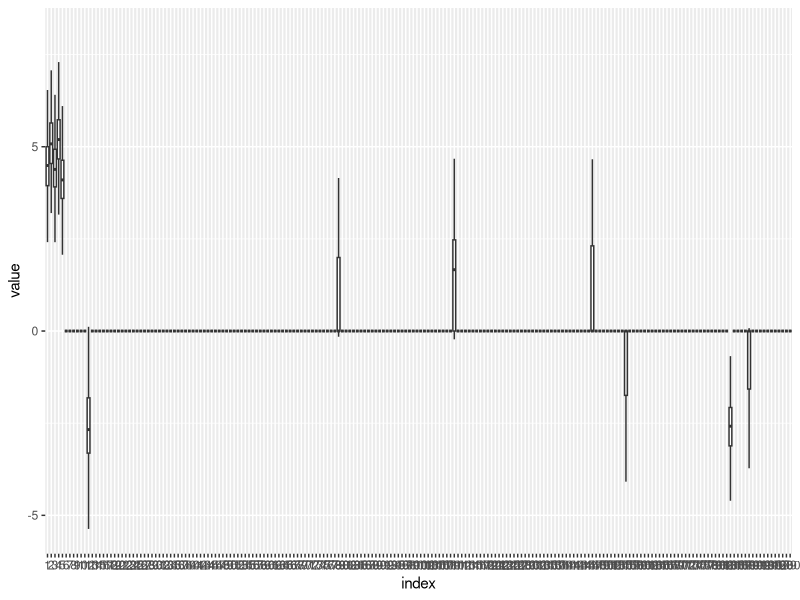

Write the R code that produced this figure.
library('statmod')
library('truncnorm')


softThresholding<- function(beta,mu){
  sign(beta)*(abs(beta)-mu)*(abs(beta)>mu)
}


invSoftThresholding<- function(beta, theta, mu){
  S<- abs(theta)>0
  beta[S]<- sign(theta[S])*(abs(theta[S])+mu)
  beta
}

updateThetaS<- function(y,X,theta,tau, S, sigma2){
  X_s= as.matrix(X[,S])
  if(sum(S)>1){
    V = solve(t(X_s)%*%X_s + diag(1/tau[S]))
  }else{
    V= solve(t(X_s)%*%X_s + 1/tau[S])
  }
  mean_theta_s = V%*% ( t(X_s)%*%y)
  theta[S] <- t(chol(V))%*% rnorm(sum(S)) * sqrt(sigma2) + mean_theta_s
  theta
}

updateSigma2<- function(y,X,beta, tau, theta, n, p, a_sigma, b_sigma){
  alpha_sigma<- (n+p)/2+a_sigma
  beta_sigma<- (sum(beta*beta/tau)+ sum((y-X%*%theta)**2))/2+ b_sigma
  sigma2 = 1/rgamma(1,alpha_sigma,rate = beta_sigma)
  if(sigma2>10){
    sigma2=10 # truncate at 10 to prevent numeric issue
  }
  sigma2
}

updateLambda<-function(beta, sigma2, p, alpha, eta_tilde){
  rgamma( p, alpha+1, abs(beta)/sqrt(sigma2) + eta_tilde)
}

updateTau<- function(y,X,lam, sigma2, beta){
  p <- ncol(X)
  1/rinvgauss(p, mean= sqrt(lam**2* sigma2/(beta**2)), shape =lam**2)
}

updateBetaNotS<- function(beta, tau ,sigma2, S, mu){
  if(sum(!S)>0){
    beta[!S]<- rtruncnorm(sum(!S), a = -mu,b=mu, mean = 0, sd=sqrt(tau[!S]*sigma2))
  }
  beta
}

logPost<- function(beta, mu, sigma2, b_w, alpha, eta_tilde, y, X){
  theta<- softThresholding(beta, mu)
  part1<-  - sum((y-X%*%theta)**2)/2/sigma2
  part2<- - (alpha+1) * sum(log(1+ abs(beta)/eta_tilde))
  w<- (1+mu/eta_tilde)**(-alpha)
  part3 <- (b_w-1)*log(1-w)
  
  if(sum(abs(theta))==0){return(-Inf)}
  else{
    return(part1+ part2+ part3)
  }
}


randomWalkBeta<- function(y, X, beta, mu, b_w, sigma2, alpha, eta_tilde, eps=0.1,subset_size= 100){
  p <- ncol(X)
  accept =0
  mh_count =0
  
  cur_beta<- beta
  curLogPost<- logPost(beta, mu, sigma2, b_w, alpha, eta_tilde, y, X)
  
  full_idx<- sample(c(1:p))
  
  
  idx0<- 1
  idx1<- idx0 + subset_size-1
  
  while(idx0<p){
    if(idx1>p)idx1=p
    beta[full_idx[idx0:idx1] ]<- beta[full_idx[idx0:idx1]]+ runif(idx1-idx0+1,-1,1)*eps
    propLogPost<- logPost(beta, mu, sigma2, b_w,alpha, eta_tilde, y, X)
    
    mh_count = mh_count+1
    
    if (log(runif(1))< propLogPost -curLogPost){
      curLogPost = propLogPost
      cur_beta[full_idx[idx0:idx1]] = beta[full_idx[idx0:idx1]]
      accept = accept + 1
    }else{
      beta[full_idx[idx0:idx1]] = cur_beta[full_idx[idx0:idx1]]
    }
    idx0 = idx0+ subset_size
    idx1 = idx1+ subset_size
  }
  return(list(beta, accept/mh_count))
}


randomWalkMuTilde<- function(y, X, beta, mu_tilde, b_w, sigma2, alpha, eta_tilde, eps=0.1, tries= 20){
  p <- ncol(X)
  accept =0
  mh_count =0
  
  cur_mu_tilde <- mu_tilde
  curLogPost<- logPost(beta, abs(mu_tilde),sigma2, b_w, alpha, eta_tilde, y, X)
  
  i = 0
  while( i < tries){
    mu_tilde = mu_tilde + runif(1,-1,1)*eps
    propLogPost<- logPost(beta,abs(mu_tilde),sigma2, b_w, alpha, eta_tilde, y, X)
    mh_count = mh_count+1
    
    if (log(runif(1))< propLogPost -curLogPost){
      curLogPost = propLogPost
      cur_mu_tilde = mu_tilde
      accept = accept + 1
    }else{
      mu_tilde = cur_mu_tilde
    }
    
    i = i+1
  }
  return(list(mu_tilde, accept/mh_count))
}

l1ball <- function(y, X, b_w = 10, steps = 2000, burnin=500, alpha = .1, eta_tilde = 10., a_sigma = 2, b_sigma = 1, eps_beta = .1, eps_mu_tilde = .1, mu_tilde = .1, theta_initial = FALSE){
  n = nrow(X)
  p = ncol(X)
  trace_theta<- matrix(0, 0, p)
  trace_w <- numeric(steps)
  #### Initialization
  if (length(theta_initial)>1) { 
    theta0 <- theta_initial}
  else {theta0 <- lm.fit(X,y)$fitted.values}
  beta<- runif(p)
  tau = rep(1,p)
  mu<- 0.2
  mu_tilde <- 0.1
  sigma2 <- 0.1
  theta <- theta0
  S<- theta!=0
  beta <- invSoftThresholding(beta, theta, mu)
  beta[!S]= mu/2
  for(step in c(1:steps)){
    theta<- updateThetaS(y,X,theta,tau,S,sigma2)
    beta<- invSoftThresholding(beta,theta,mu)
    sigma2<- updateSigma2(y,X,beta, tau, theta, n, p, a_sigma, b_sigma)
    lam <- updateLambda(beta,sigma2, p, alpha, eta_tilde)
    tau<- updateTau(y,X,lam,sigma2,beta)
    beta<- updateBetaNotS(beta, tau, sigma2, S, mu)
    
    res<- randomWalkBeta(y, X, beta, mu, b_w, sigma2, alpha, eta_tilde, eps_beta, subset_size = 20)
    beta<- res[[1]]
    accept_rate_beta<- res[[2]]
    
    res<- randomWalkMuTilde(y, X, beta, mu_tilde, b_w, sigma2, alpha, eta_tilde, eps_mu_tilde, tries = 20)
    mu_tilde = res[[1]]
    accept_rate_mu_tilde = res[[2]]
    
    mu = abs(mu_tilde)
    
    theta <- softThresholding(beta,mu)
    S<- (abs(beta)>mu)
    trace_w[step] <- mu
    if(step < burnin){
      eps_beta = eps_beta* exp(accept_rate_beta - 0.234)
      eps_mu_tilde = eps_mu_tilde* exp(accept_rate_mu_tilde - 0.234)
    }else{
      trace_theta<- rbind(trace_theta, theta)
    }
    if (step %% 100 ==0)
      print( c('accept rate of mu_tilde:', accept_rate_mu_tilde, 'accept rate of beta:', accept_rate_beta))
  }
  list(trace_theta=trace_theta, trace_w = trace_w)
}

p <- 200
X <- diag(p)
w0 <- c(rnorm(5)/100+5,rep(0,p-5))
y <- X%*%w0+rnorm(p)
trace <- l1ball(y,X, b_w = 200., 2000, 1000, alpha = .1, eta_tilde =100.)
trace$trace_w

require("ggplot2")
require("reshape2")

df <- melt(trace$trace_theta[,])
colnames(df)<- c("name","index","value")
df$index<- as.factor(df$index)
# Basic boxplot

ggplot(df, aes(x=index, y=value)) +
  geom_boxplot(outlier.shape = NA) 
